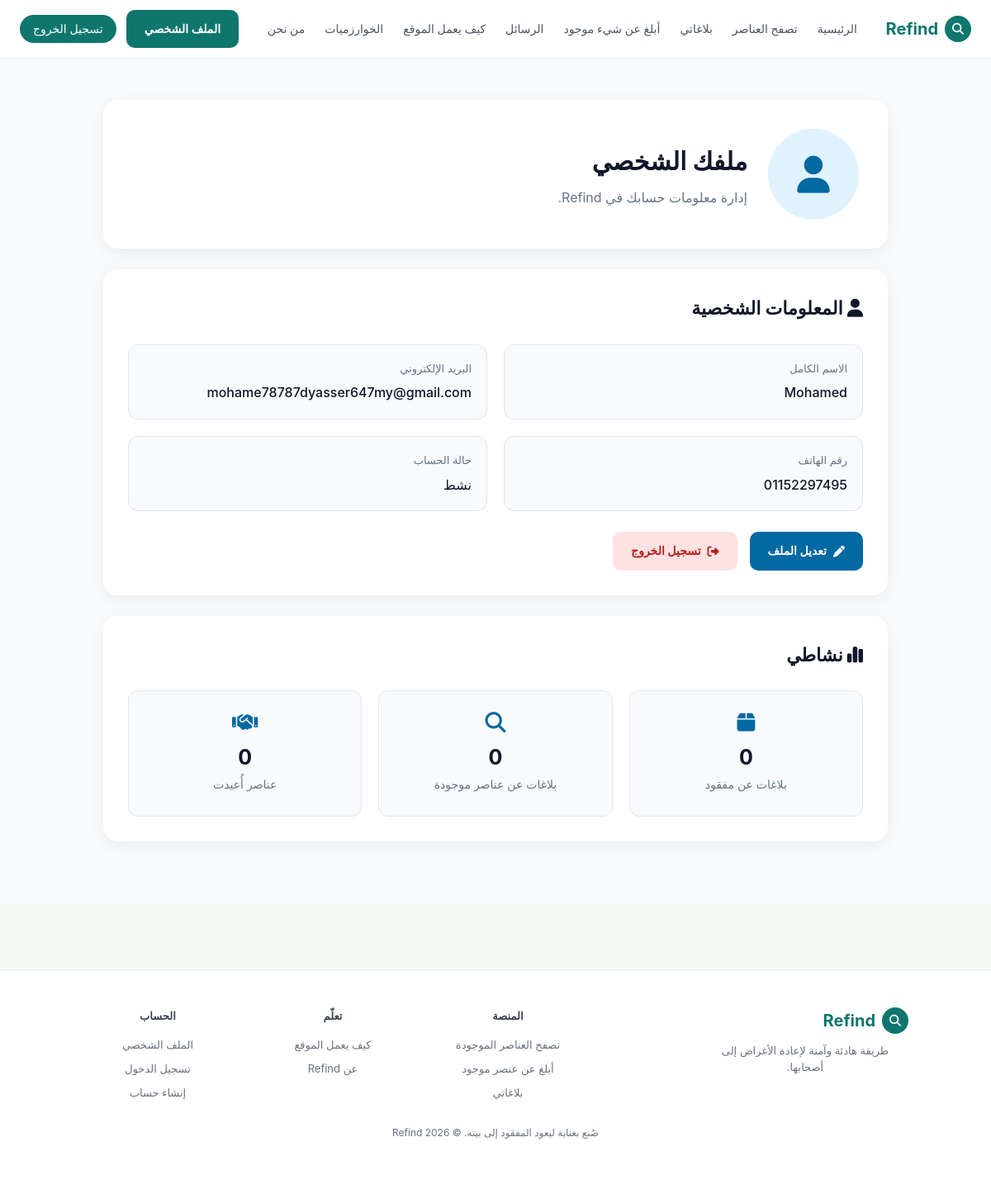
Screenshot of /auth/profie.php (signed in) with the database file from the repository.
### tables this page shows
CREATE TABLE `users` (
  `id` int(10) UNSIGNED NOT NULL,
  `name` varchar(100) NOT NULL,
  `email` varchar(150) NOT NULL,
  `password` varchar(255) NOT NULL,
  `phone` varchar(20) DEFAULT NULL,
  `created_at` timestamp NOT NULL DEFAULT current_timestamp()
);

### auth/profie.php (the view, shortened to what this page needs)
<?php
include '../config/db.php';
$id = $_SESSION['user_id'] ?? null;
try {
    $sql = "SELECT * FROM users WHERE id = :id";
    $stmt = $conn->prepare($sql);
    $stmt->execute([':id' => $id]);
    $user = $stmt->fetch(PDO::FETCH_ASSOC) ?: [];
    $stmtLost = $conn->prepare("SELECT COUNT(*) FROM reports WHERE user_id = :id AND report_type = 'lost'");
    $stmtLost->execute([':id' => $id]);
    $lostCount = $stmtLost->fetchColumn();
    $stmtFound = $conn->prepare("SELECT COUNT(*) FROM reports WHERE user_id = :id AND report_type = 'found'");
    $stmtFound->execute([':id' => $id]);
    $foundCount = $stmtFound->fetchColumn();
    $stmtReturned = $conn->prepare("SELECT COUNT(*) FROM reports WHERE user_id = :id AND status = 'returned'");
    $stmtReturned->execute([':id' => $id]);
    $returnedCount = $stmtReturned->fetchColumn();
} catch (PDOException $e) {
    $user = $user ?? [];
    $lostCount = $foundCount = $returnedCount = 0;
}
?>
<!DOCTYPE html>
<html lang="ar" dir="rtl">
<head>
    <link rel="stylesheet" href="https://cdnjs.cloudflare.com/ajax/libs/font-awesome/6.4.0/css/all.min.css">
    <link rel="stylesheet" href="../assets/css/main.css">
</head>
<body>
    <header class="navbar">
        <div class="nav-container">
            <div class="logo-area">
                <span class="logo-icon"><i class="fa-solid fa-magnifying-glass"></i></span>
                <span class="logo-text">Refind</span>
            </div>
            <nav class="nav-links">
                <a href="../Home.php">الرئيسية</a>
                <a href="../Browseitems.php">تصفح العناصر</a>
                <a href="../my Report.php">بلاغاتي</a>
                <a href="../Report a find.php">أبلغ عن شيء موجود</a>
                <a href="../Messages.php">الرسائل</a>
                <a href="../How it works.php">كيف يعمل الموقع</a>
                <a href="../Algorithms.php">الخوارزميات</a>
                <a href="../About.php">من نحن</a>
            </nav>
            <div class="auth-buttons">
                <a href="profile.php" class="profile-btn">الملف الشخصي</a>
                <a href="logout.php" class="logout-btn">تسجيل الخروج</a>
            </div>
        </div>
    </header>
    <main class="profile-page">
        <div class="profile-container">
            <section class="profile-header">
                <div class="profile-avatar">
                    <i class="fa-solid fa-user"></i>
                </div>
                <div>
                    <h1>ملفك الشخصي</h1>
                    <p>إدارة معلومات حسابك في Refind.</p>
                </div>
            </section>
            <section class="profile-card">
                <h2><i class="fa-solid fa-user"></i> المعلومات الشخصية</h2>
                <div class="profile-info">
                    <div class="info-box">
                        <span class="info-label">الاسم الكامل</span>
                        <span class="info-value"><?php echo htmlspecialchars($user['name'] ?? 'غير محدد'); ?></span>
                    </div>
                    <div class="info-box">
                        <span class="info-label">البريد الإلكتروني</span>
                        <span class="info-value"><?php echo htmlspecialchars($user['email'] ?? 'غير محدد'); ?></span>
                    </div>
                    <div class="info-box">
                        <span class="info-label">رقم الهاتف</span>
                        <span class="info-value"><?php echo htmlspecialchars($user['phone'] ?? 'غير محدد'); ?></span>
                    </div>
                    <div class="info-box">
                        <span class="info-label">حالة الحساب</span>
                        <span class="info-value">نشط</span>
                    </div>
                </div>
                <div class="profile-actions">
                    <a href="Edit-profile.php" class="profile-btn edit-btn">
                        <i class="fa-solid fa-pen"></i> تعديل الملف
                    </a>
                    <a href="logout.php" class="profile-btn logout-btn-profile">
                        <i class="fa-solid fa-right-from-bracket"></i> تسجيل الخروج
                    </a>
                </div>
            </section>
            <section class="profile-card">
                <h2><i class="fa-solid fa-chart-simple"></i> نشاطي</h2>
                <div class="profile-stats">
                    <div class="stat-box">
                        <i class="fa-solid fa-box"></i>
                        <span class="stat-number"><?php echo $lostCount; ?></span>
                        <span class="stat-label">بلاغات عن مفقود</span>
                    </div>
                    <div class="stat-box">
                        <i class="fa-solid fa-magnifying-glass"></i>
                        <span class="stat-number"><?php echo $foundCount; ?></span>
                        <span class="stat-label">بلاغات عن عناصر موجودة</span>
                    </div>
                    <div class="stat-box">
                        <i class="fa-solid fa-handshake"></i>
                        <span class="stat-number"><?php echo $returnedCount; ?></span>
                        <span class="stat-label">عناصر أُعيدت</span>
                    </div>
                </div>
            </section>
        </div>
    </main>
    <footer class="footer">
        <div class="footer-container">
            <div class="footer-col">
                <div class="logo-area">
                    <span class="logo-icon"><i class="fa-solid fa-magnifying-glass"></i></span>
                    <span class="logo-text">Refind</span>
                </div>
                <p class="footer-logo-desc">طريقة هادئة وآمنة لإعادة الأغراض إلى أصحابها.</p>
            </div>
            <div class="footer-col">
                <h4>المنصة</h4>
                <ul>
                    <li><a href="../Browseitems.php">تصفح العناصر الموجودة</a></li>
                    <li><a href="../Report a find.php">أبلغ عن عنصر موجود</a></li>
                    <li><a href="../my Report.php">بلاغاتي</a></li>
                </ul>
            </div>
            <div class="footer-col">
                <h4>تعلّم</h4>
                <ul>
                    <li><a href="../How it works.php">كيف يعمل الموقع</a></li>
                    <li><a href="../About.php">عن Refind</a></li>
                </ul>
            </div>
            <div class="footer-col">
                <h4>الحساب</h4>
                <ul>
                    <li><a href="profile.php">الملف الشخصي</a></li>
                    <li><a href="Log-in.php">تسجيل الدخول</a></li>
                    <li><a href="sign-up.php">إنشاء حساب</a></li>
                </ul>
            </div>
        </div>
        <div class="footer-bottom">
            <p>صُنع بعناية ليعود المفقود إلى بيته. © 2026 Refind</p>
        </div>
    </footer>
</body>
</html>

### assets/css/main.css (style rules this page uses)
* { margin: 0; padding: 0; box-sizing: border-box; font-family: -apple-system, BlinkMacSystemFont, "Segoe UI", "Segoe UI Arabic", Tahoma, Roboto, Helvetica, Arial, sans-serif; }
body { background-color: #f3fcf6; color: #1a2e26; line-height: 1.6; }
.navbar { background: #ffffff; border-bottom: 1px solid #e2e8f0; padding: 12px 24px; position: sticky; top: 0; z-index: 100; box-shadow: 0 1px 2px rgba(0, 0, 0, 0.02); }
.nav-container { max-width: 1200px; margin: 0 auto; display: flex; align-items: center; justify-content: space-between; }
.logo-area { display: flex; align-items: center; gap: 8px; font-weight: 700; font-size: 20px; color: #0f766e; }
.logo-icon { background-color: #0f766e; color: white; width: 32px; height: 32px; display: flex; align-items: center; justify-content: center; border-radius: 50%; font-size: 14px; }
.nav-links { display: flex; gap: 24px; }
.nav-links a { text-decoration: none; color: #4b5563; font-size: 14px; font-weight: 500; }
.auth-buttons { display: flex; gap: 12px; align-items: center; }
.logout-btn,.profile-btn { text-decoration: none; background-color: #0f766e; color: white; padding: 6px 16px; border-radius: 20px; font-size: 14px; font-weight: 500; }
.footer { border-top: 1px solid #e2e8f0; padding: 45px 20px; background: #ffffff; margin-top: 80px; }
.footer-container { max-width: 1000px; margin: 0 auto; display: grid; grid-template-columns: 2fr 1fr 1fr 1fr; gap: 30px; }
.footer-col h4 { font-size: 13px; font-weight: 700; color: #374151; margin-bottom: 15px; }
.footer-col ul { list-style: none; }
.footer-col ul li { margin-bottom: 8px; }
.footer-col ul li a { text-decoration: none; color: #6b7280; font-size: 13px; }
.footer-logo-desc { font-size: 13px; color: #6b7280; margin-top: 10px; max-width: 250px; }
main { max-width: 1200px; margin: 0 auto; padding: 2.5rem 2rem; flex: 1; width: 100%; }
footer { border-top: 1px solid #e5e7eb; background: #ffffff; text-align: center; padding: 22px; color: #6b7280; font-size: 12px; }
.footer-bottom { display: flex; justify-content: center; align-items: center; width: 100%; margin: 20px 0; }

### auth/profie.php (style rules this page uses)
.profile-page { min-height: 70vh; padding: 50px 20px; background: #f8fafc; }
.profile-container { max-width: 950px; margin: auto; }
.profile-header { background: white; border-radius: 18px; padding: 35px; display: flex; align-items: center; gap: 25px; box-shadow: 0 5px 20px rgba(0, 0, 0, 0.06); margin-bottom: 25px; }
.profile-avatar { width: 110px; height: 110px; border-radius: 50%; background: #e0f2fe; color: #0369a1; display: flex; align-items: center; justify-content: center; font-size: 45px; }
.profile-header h1 { margin: 0 0 8px; font-size: 30px; color: #0f172a; }
.profile-header p { margin: 0; color: #64748b; }
.profile-card { background: white; border-radius: 18px; padding: 30px; box-shadow: 0 5px 20px rgba(0, 0, 0, 0.06); margin-bottom: 25px; }
.profile-card h2 { margin-top: 0; margin-bottom: 25px; color: #0f172a; font-size: 22px; }
.profile-info { display: grid; grid-template-columns: repeat(2, 1fr); gap: 20px; }
.info-box { padding: 18px; background: #f8fafc; border-radius: 12px; border: 1px solid #e2e8f0; }
.info-box .info-label { display: block; font-size: 13px; color: #64748b; margin-bottom: 7px; }
.info-box .info-value { font-size: 16px; color: #0f172a; font-weight: 500; }
.profile-actions { display: flex; gap: 15px; margin-top: 25px; }
.profile-btn { text-decoration: none; padding: 12px 22px; border-radius: 10px; font-weight: 600; display: inline-flex; align-items: center; gap: 8px; transition: 0.2s; }
.edit-btn { background: #0369a1; color: white; }
.logout-btn-profile { background: #fee2e2; color: #b91c1c; }
.profile-stats { display: grid; grid-template-columns: repeat(3, 1fr); gap: 20px; }
.stat-box { text-align: center; padding: 25px 15px; background: #f8fafc; border-radius: 12px; border: 1px solid #e2e8f0; }
.stat-box i { font-size: 25px; color: #0369a1; margin-bottom: 10px; }
.stat-number { display: block; font-size: 25px; font-weight: bold; color: #0f172a; }
.stat-label { color: #64748b; font-size: 14px; }

### rows the page displays
users: name "Mohamed", email "mohame78787dyasser647my@gmail.com", phone "01152297495"

### other values shown
$lostCount "0"
$foundCount "0"
$returnedCount "0"
